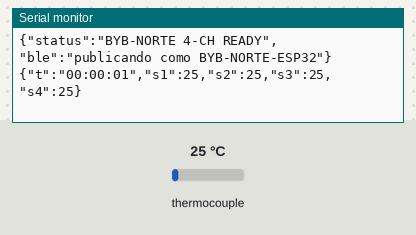
Recording of a sketch running on a simulated ESP32. Parts: the last lines printed to the serial monitor. Inputs (shaded band) come from the test bench; at power-on: thermocouple 25 °C. Nothing arrives over Bluetooth unless stated; a phone connects over Bluetooth LE 3 s after start.

Above: at 1.5 s.
1.6 s: thermocouple set to 6 °C
At 3.9 s:
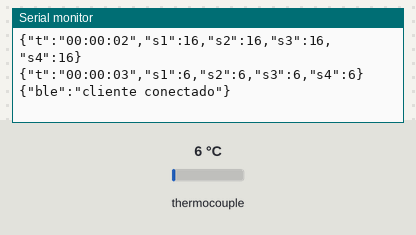
4.6 s: thermocouple set to 75 °C
At 5.9 s:
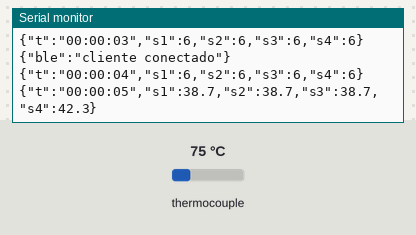
Timing chart, 0 to 7.6 s (numbered marks = the images above; inputs shaded):
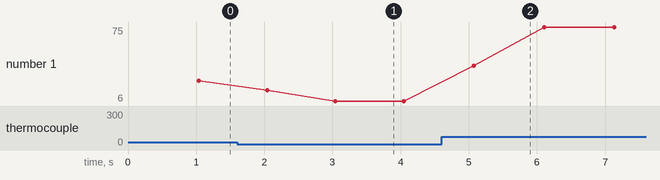

The sketch:

sketch_byb_ble.ino
```cpp
// ============================================================
//  BYB-NORTE — Firmware ESP32 (4 CANALES)
//  CONEXIÓN: BLE (Nordic UART) + USB Serial simultáneos
//  PINES: S1->D25, S2->D13, S3->D26, S4->D14
// ============================================================

#include <Arduino.h>
#include <Adafruit_MAX31865.h>
#include <ArduinoJson.h>

// ── BLE ─────────────────────────────────────────────────────
#include <BLEDevice.h>
#include <BLEServer.h>
#include <BLEUtils.h>
#include <BLE2902.h>

// Nordic UART Service (NUS) — máxima compatibilidad con Web Bluetooth
#define SERVICE_UUID        "6E400001-B5A3-F393-E0A9-E50E24DCCA9E"
#define CHARACTERISTIC_UUID_TX "6E400003-B5A3-F393-E0A9-E50E24DCCA9E"

BLEServer*         pServer        = nullptr;
BLECharacteristic* pTxCharacteristic = nullptr;
bool bleConnected  = false;
bool bleAdvertising = false;

// ── PINES SPI COMPARTIDOS ───────────────────────────────────
#define MAX31865_MOSI 23
#define MAX31865_MISO 19
#define MAX31865_CLK  18

// ── CHIP SELECT ─────────────────────────────────────────────
#define CS_S1 25
#define CS_S2 13
#define CS_S3 26
#define CS_S4 14

// ── PT100 CONFIG ─────────────────────────────────────────────
#define PT100_WIRES MAX31865_3WIRE
#define RREF        430.0
#define RNOMINAL    100.0

// ── SENSORES ────────────────────────────────────────────────
Adafruit_MAX31865 sensor1 = Adafruit_MAX31865(CS_S1, MAX31865_MOSI, MAX31865_MISO, MAX31865_CLK);
Adafruit_MAX31865 sensor2 = Adafruit_MAX31865(CS_S2, MAX31865_MOSI, MAX31865_MISO, MAX31865_CLK);
Adafruit_MAX31865 sensor3 = Adafruit_MAX31865(CS_S3, MAX31865_MOSI, MAX31865_MISO, MAX31865_CLK);
Adafruit_MAX31865 sensor4 = Adafruit_MAX31865(CS_S4, MAX31865_MOSI, MAX31865_MISO, MAX31865_CLK);

// ── VARIABLES DE PROMEDIO ────────────────────────────────────
const unsigned long SEND_INTERVAL = 1000;
unsigned long lastSend = 0;
float sum1=0; int cnt1=0;
float sum2=0; int cnt2=0;
float sum3=0; int cnt3=0;
float sum4=0; int cnt4=0;

// ── BLE CALLBACKS ────────────────────────────────────────────
class MyServerCallbacks : public BLEServerCallbacks {
  void onConnect(BLEServer* pSvr) override {
    bleConnected = true;
    bleAdvertising = false;
    Serial.println("{\"ble\":\"cliente conectado\"}");
  }
  void onDisconnect(BLEServer* pSvr) override {
    bleConnected = false;
    // Reiniciar publicidad para permitir reconexión
    pSvr->getAdvertising()->start();
    bleAdvertising = true;
    Serial.println("{\"ble\":\"cliente desconectado, buscando...\"}");
  }
};

// ── ENVIAR POR BLE (chunks de 20 bytes) ─────────────────────
void bleSend(const String& msg) {
  if (!bleConnected) return;
  // El MTU BLE estándar es 20 bytes por notificación
  int len = msg.length();
  int offset = 0;
  while (offset < len) {
    int chunk = min(20, len - offset);
    pTxCharacteristic->setValue((uint8_t*)(msg.c_str() + offset), chunk);
    pTxCharacteristic->notify();
    offset += chunk;
    delay(10); // pequeño delay entre chunks
  }
  // Terminador de mensaje
  pTxCharacteristic->setValue((uint8_t*)"\n", 1);
  pTxCharacteristic->notify();
}

// ── LECTURA PT100 ────────────────────────────────────────────
float leerPT100(Adafruit_MAX31865 &s) {
  uint8_t fault = s.readFault();
  if (fault) { s.clearFault(); return -999.0; }
  return s.temperature(RNOMINAL, RREF);
}

// ── TIMESTAMP ────────────────────────────────────────────────
String obtenerReloj() {
  unsigned long s = millis() / 1000;
  char buf[10];
  sprintf(buf, "%02lu:%02lu:%02lu", (s/3600)%24, (s%3600)/60, s%60);
  return String(buf);
}

// ── SETUP ────────────────────────────────────────────────────
void setup() {
  Serial.begin(115200);
  while (!Serial) delay(10);
  delay(300);

  // Iniciar sensores
  sensor1.begin(PT100_WIRES);
  sensor2.begin(PT100_WIRES);
  sensor3.begin(PT100_WIRES);
  sensor4.begin(PT100_WIRES);

  // ── Iniciar BLE ──────────────────────────────────────────
  BLEDevice::init("BYB-NORTE-ESP32");
  pServer = BLEDevice::createServer();
  pServer->setCallbacks(new MyServerCallbacks());

  BLEService* pService = pServer->createService(SERVICE_UUID);

  // Característica TX (ESP32 → PC): notificación
  pTxCharacteristic = pService->createCharacteristic(
    CHARACTERISTIC_UUID_TX,
    BLECharacteristic::PROPERTY_NOTIFY
  );
  pTxCharacteristic->addDescriptor(new BLE2902());

  pService->start();

  // Publicitar BLE
  BLEAdvertising* pAdvertising = BLEDevice::getAdvertising();
  pAdvertising->addServiceUUID(SERVICE_UUID);
  pAdvertising->setScanResponse(true);
  pAdvertising->setMinPreferred(0x06);
  pAdvertising->setMinPreferred(0x12);
  BLEDevice::startAdvertising();
  bleAdvertising = true;

  Serial.println("{\"status\":\"BYB-NORTE 4-CH READY\",\"ble\":\"publicando como BYB-NORTE-ESP32\"}");
}

// ── LOOP ─────────────────────────────────────────────────────
void loop() {
  // Acumular lecturas para promediar
  float t1 = leerPT100(sensor1); if(t1 > -900.0){ sum1 += t1; cnt1++; }
  float t2 = leerPT100(sensor2); if(t2 > -900.0){ sum2 += t2; cnt2++; }
  float t3 = leerPT100(sensor3); if(t3 > -900.0){ sum3 += t3; cnt3++; }
  float t4 = leerPT100(sensor4); if(t4 > -900.0){ sum4 += t4; cnt4++; }

  unsigned long ahora = millis();
  if (ahora - lastSend >= SEND_INTERVAL) {
    lastSend = ahora;

    StaticJsonDocument<256> doc;
    doc["t"] = obtenerReloj();
    if (cnt1 > 0) doc["s1"] = (float)(round((sum1/cnt1)*10.0)/10.0); else doc["s1"] = nullptr;
    if (cnt2 > 0) doc["s2"] = (float)(round((sum2/cnt2)*10.0)/10.0); else doc["s2"] = nullptr;
    if (cnt3 > 0) doc["s3"] = (float)(round((sum3/cnt3)*10.0)/10.0); else doc["s3"] = nullptr;
    if (cnt4 > 0) doc["s4"] = (float)(round((sum4/cnt4)*10.0)/10.0); else doc["s4"] = nullptr;

    // Serializar
    String json;
    serializeJson(doc, json);

    // Enviar por Serial USB (siempre)
    Serial.println(json);

    // Enviar por BLE (si hay cliente conectado)
    bleSend(json);

    // Reset acumuladores
    sum1=0; cnt1=0; sum2=0; cnt2=0;
    sum3=0; cnt3=0; sum4=0; cnt4=0;
  }

  delay(50);
}
```

Measured:
- after the input at 1.6 s, the serial monitor: prints a new line after 0.44 s (image 1)
- after the input at 4.6 s, the serial monitor: prints a new line after 0.47 s (image 2)
- plotted number 1: 25 → 6 after the input at 1.6 s, 6 → 75 after the input at 4.6 s
